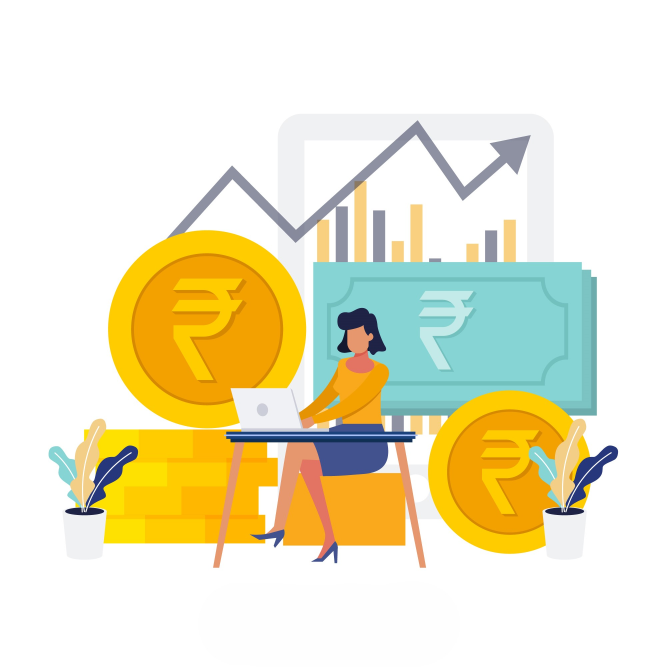
#> input picture assets/finance.jpg, 2000 x 2000 px (shown at 1/3 size)
$ python -i siginin.py   (imports and definitions only)
#> lines starting #> are read from the running program, lines starting #| are printed output that depends on the picture
import tkinter as tk
from tkinter import PhotoImage
from PIL import Image, ImageTk  # Use PIL for image handling
from firebase import auth


def add_placeholder(entry, placeholder_text):
    entry.insert(0, placeholder_text)
    entry.config(fg='grey')

    def on_focus_in(event):
        if entry.get() == placeholder_text:
            entry.delete(0, tk.END)
            entry.config(fg='black')

    def on_focus_out(event):
        if entry.get() == '':
            entry.insert(0, placeholder_text)
            entry.config(fg='grey')

    entry.bind("<FocusIn>", on_focus_in)
    entry.bind("<FocusOut>", on_focus_out)


def sign_in_page():
    # Create the main window
    root = tk.Tk()
    root.geometry("600x480")
    root.resizable(0, 0)
    root.title("Sign-in ExPy")

    # Fonts
    nunito1 = ("Nunito ExtraBold", 22)
    nunitosemi1 = ("Nunito SemiBold", 14)

    # Load images using PIL
    img = Image.open("assets/finance.jpg")
#> img is the input picture: PIL image 2000x2000 RGB; mean R, G, B 236.5, 230.6, 200.3
    email_icon_data = Image.open("assets/user.png")
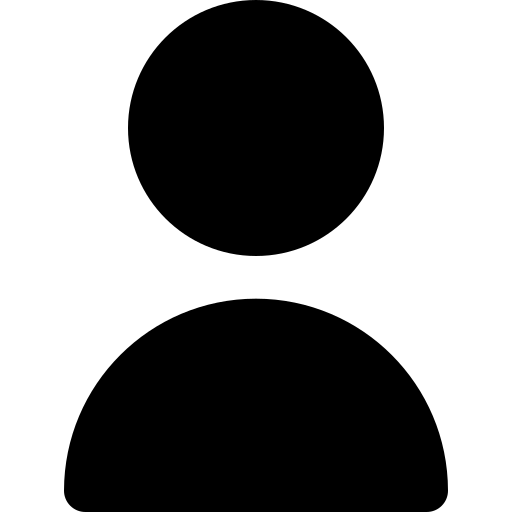
#> input picture assets/user.png, 512 x 512 px
#> email_icon_data is the input picture: PIL image 512x512 RGBA; mean R, G, B, A 0, 0, 0, 114.1
    password_icon_data = Image.open("assets/lock.png")
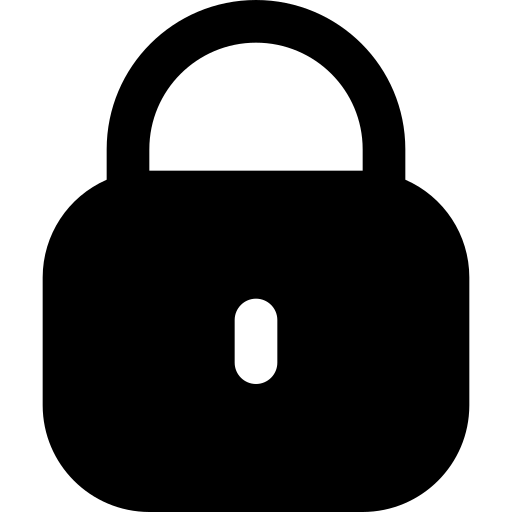
#> input picture assets/lock.png, 512 x 512 px
#> password_icon_data is the input picture: PIL image 512x512 RGBA; mean R, G, B, A 0, 0, 0, 147.7

    # Convert PIL images to ImageTk format for tkinter compatibility
    image = ImageTk.PhotoImage(img.resize((300, 400)))
    user_icon = ImageTk.PhotoImage(email_icon_data.resize((19, 19)))
    password_icon = ImageTk.PhotoImage(password_icon_data.resize((20, 20)))

    # Left side: Image Label
    Lside = tk.Label(root, image=image)
    Lside.pack(expand=True, side="left")

    # Right side: Frame with form elements
    frame = tk.Frame(root, width=300, height=480, bg="#ffffff")
    frame.pack_propagate(0)
    frame.pack(expand=True, side="right")

    # Welcome Text Label
    welcome_label = tk.Label(frame, text="Welcome back!", fg="#601E88", bg="#ffffff", anchor="w", justify="left",
                             font=nunito1)
    welcome_label.pack(anchor="w", pady=(60, 20), padx=(50, 0))

    # Subtitle Label
    subtitle_label = tk.Label(frame, text="Sign in to your account", fg="#7E7E7E", bg="#ffffff", anchor="w",
                              justify="left", font=nunitosemi1)
    subtitle_label.pack(anchor="w", padx=(55, 0))

    # User icon with label
    # Uncomment if you want to use the user icon image
    # user_label = tk.Label(frame, text="  User: ", fg="#601E88", bg="#ffffff", anchor="w", font=("Arial Bold", 15), image=user_icon, compound="left")
    # user_label.pack(anchor="w", pady=(38, 0), padx=(25, 0))

    # Input section Frame
    input_frame = tk.Frame(frame, bg="#ffffff")
    input_frame.pack_propagate(0)
    input_frame.pack(expand=True, pady=(38, 0), padx=(20, 0), anchor="nw")

    entryfont = ("Nunito SemiBold", 12)
    email_entry = tk.Entry(input_frame, fg="black", width=24, font=entryfont)
    email_entry.grid(row=2, columnspan=2, sticky="nw", pady=(0, 0), padx=(10, 0))
    add_placeholder(email_entry, "Enter your email")
    # email = email_entry.get()

    pass_entry = tk.Entry(input_frame, fg="black", width=24, font=entryfont)
    pass_entry.grid(row=3, columnspan=2, sticky="nw", pady=(20, 0), padx=(10, 0))
    add_placeholder(pass_entry, "Enter Password")

    # password = pass_entry.get()

    def signin_database():
        email = email_entry.get()
        password = pass_entry.get()

        try:
            user = auth.sign_in_with_email_and_password(email, password)
            user_uid = user['localId']
            print(f"Signed in! User [ {user_uid} ]")
            signin_result_label.config(text="Signed in successfully!")

        except:
            print("Invalid email password")
            signin_result_label.config(text="Invalid email password combination")

    signin = tk.Button(input_frame, text="Sign in", bg="#601E88", fg="white", command=signin_database, width=24,
                       font=entryfont)
    signin.grid(row=4, columnspan=3, sticky="nw", pady=(40, 0), padx=(10, 0))

    signin_result_label = tk.Label(input_frame, text="", fg="red", bg="#ffffff", anchor="center",
                                   justify="center")
    signin_result_label.grid(row=5, columnspan=3, sticky="n", pady=(30, 0), padx=(10, 0))

    # Run the Tkinter event loop
    root.mainloop()

>>> result = sign_in_page()
